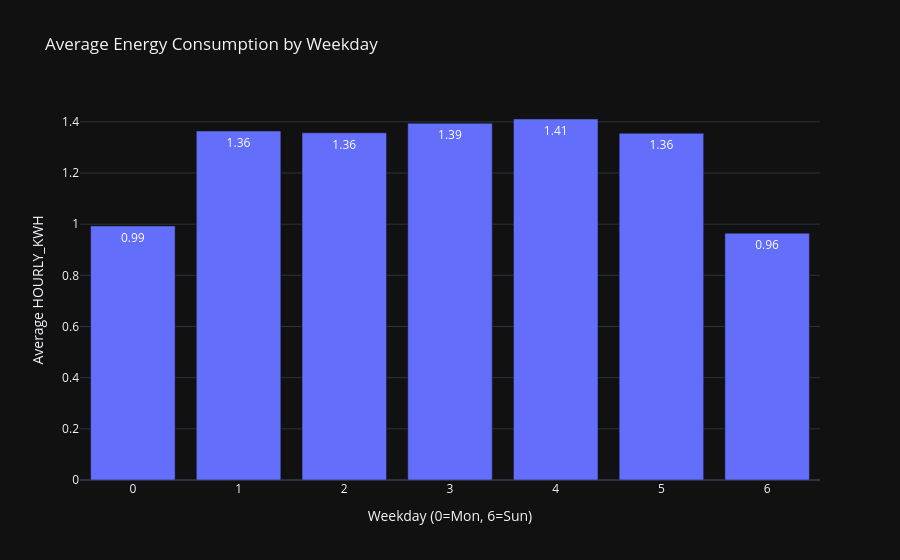

Notebook code for this chart:
### Code cell
## Average Energy Consumption by Weekday

weekday_avg = (
    hourly_df
    .groupby('weekday', as_index=False)['HOURLY_KWH']
    .mean()
)

fig = px.bar(
    weekday_avg,
    x='weekday',
    y='HOURLY_KWH',
    title='Average Energy Consumption by Weekday',
    text_auto='.2f'
)

fig.update_layout(
    xaxis_title='Weekday (0=Mon, 6=Sun)',
    yaxis_title='Average HOURLY_KWH',
    template='plotly_dark',
    hovermode='x unified'
)

fig.update_xaxes(
    tickmode='linear',
    dtick=1
)

fig.show()

### Figure 1 — Plotly figure (JSON) as saved in the notebook; plotly's stock layout.template omitted (floating-point values rounded to 4 significant figures)
{"data": [{"hovertemplate": "weekday=%{x}<br>HOURLY_KWH=%{y}<extra></extra>", "legendgroup": "", "marker": {"color": "#636efa", "pattern": {"shape": ""}}, "name": "", "orientation": "v", "showlegend": false, "textposition": "auto", "texttemplate": "%{y:.2f}", "type": "bar", "x": [0, 1, 2, 3, 4, 5, 6], "xaxis": "x", "y": [0.9932, 1.364, 1.357, 1.394, 1.411, 1.355, 0.965], "yaxis": "y"}], "layout": {"barmode": "relative", "hovermode": "x unified", "legend": {"tracegroupgap": 0}, "title": {"text": "Average Energy Consumption by Weekday"}, "xaxis": {"anchor": "y", "domain": [0, 1], "dtick": 1, "tickmode": "linear", "title": {"text": "Weekday (0=Mon, 6=Sun)"}}, "yaxis": {"anchor": "x", "domain": [0, 1], "title": {"text": "Average HOURLY_KWH"}}}}
